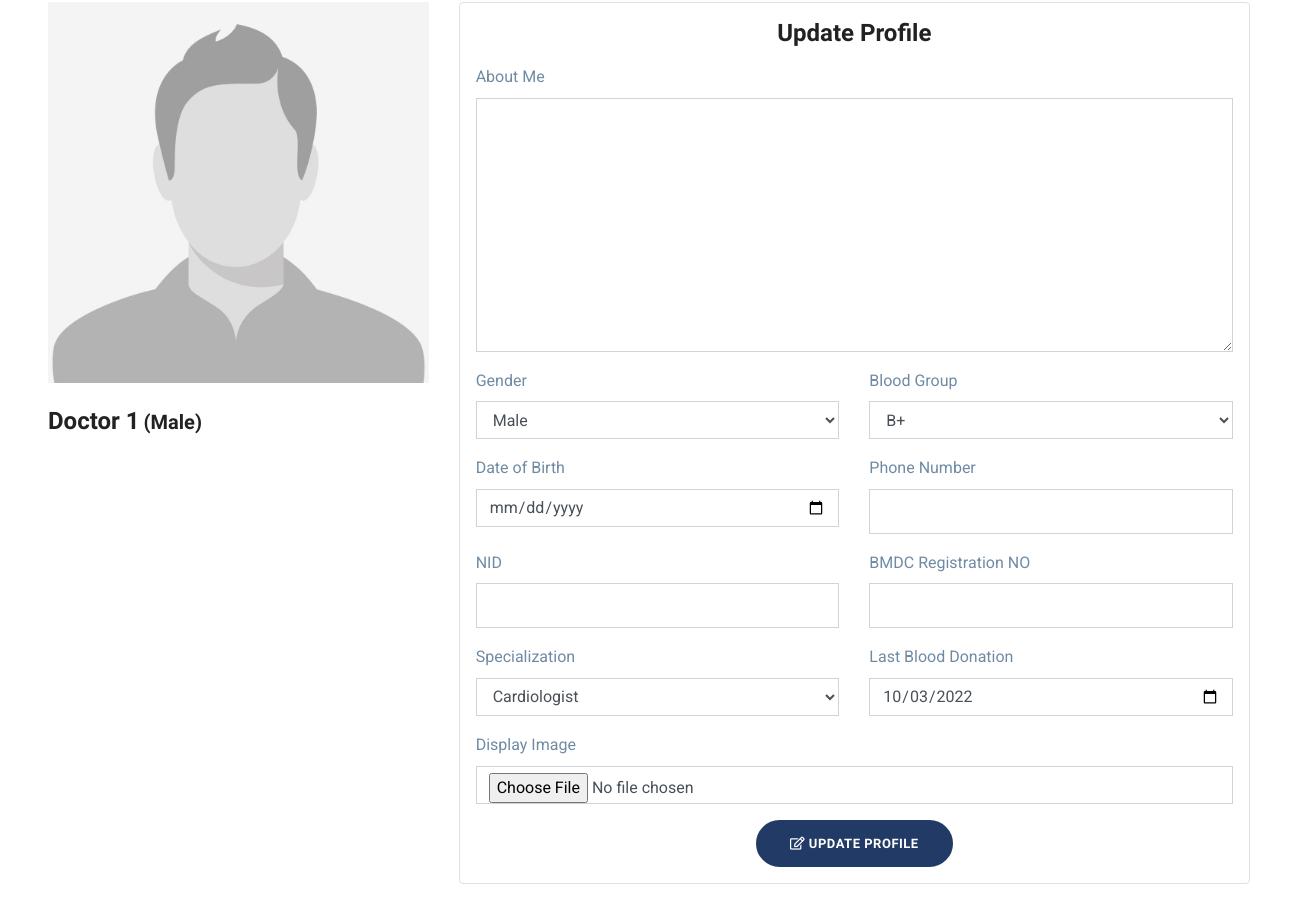
/update-doctor-profile (signed in, middle part), run on an earlier commit of the app's database.
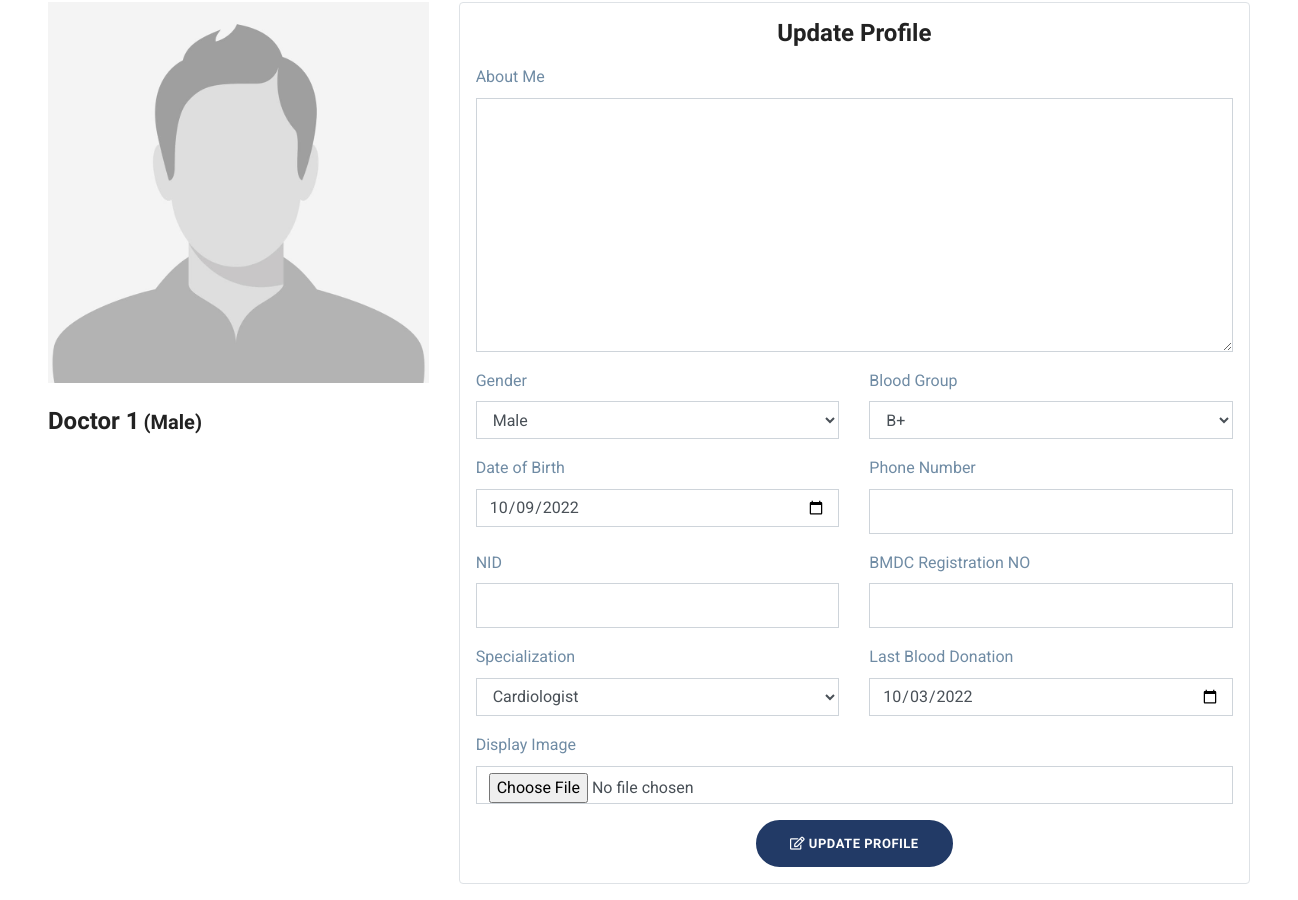
And on a later commit of the database.
### user_control/models.py (models this page shows, shortened)
class DoctorModel(models.Model):
    user = models.OneToOneField(UserModel, on_delete=models.CASCADE)
    bio = models.TextField(null=True, blank=True)
    image = models.ImageField(upload_to="images/users/", null=True, blank=True)
    gender = models.CharField(max_length=10, null=True, blank=True)
    blood_group = models.CharField(max_length=10, null=True, blank=True)
    date_of_birth = models.DateField(null=True, blank=True)
    phone = models.CharField(max_length=15, null=True, blank=True)
    NID = models.CharField(max_length=50, null=True, blank=True)
    specialization = models.ForeignKey(
        SpecializationModel, null=True, blank=True, on_delete=models.SET_NULL
    )
    BMDC_regNo = models.CharField(max_length=100, null=True, blank=True)
    last_donation = models.DateField(null=True, blank=True)
    created_at = models.DateTimeField(auto_now_add=True)
    updated_at = models.DateTimeField(auto_now=True)
    class Meta:
        verbose_name = "Doctor"
        verbose_name_plural = "Doctors"

class UserModel(AbstractBaseUser, PermissionsMixin):
    email = models.EmailField(max_length=255, unique=True)
    name = models.CharField(max_length=255)
    is_patient = models.BooleanField(default=False)
    is_doctor = models.BooleanField(default=False)
    is_active = models.BooleanField(default=True)
    is_staff = models.BooleanField(default=False)
    is_admin = models.BooleanField(default=False)
    is_superuser = models.BooleanField(default=False)
    date_joined = models.DateTimeField(auto_now_add=True)
    USERNAME_FIELD = "email"
    REQUIRED_FIELDS = ["name"]
    objects = MyUserManager()
    class Meta:
        verbose_name = "User"
        verbose_name_plural = "Users"

### user_control/views.py (the view, shortened to what this page needs)
# urls.py: path("update-doctor-profile", doctor_edit_profile, name="doctor-edit-profile"),
@login_required(login_url="login")
def doctor_edit_profile(request):
    user = request.user
    profile = DoctorModel.objects.get(user=user)
    form = DoctorEditProfileForm(instance=profile)
    context = {
        "form": form,
        "profile": profile,
    }
    return render(request, "pages/user-control/edit-profile.html", context)

### user_control/forms.py
class DoctorEditProfileForm(ModelForm):
    image = forms.ImageField(
        required=False,
        error_messages={"invalid": "Image files only"},
        widget=forms.FileInput,
    )
    gender = forms.CharField(widget=forms.Select(choices=GENDER_CHOICES))
    blood_group = forms.CharField(widget=forms.Select(choices=BLOOD_GROUP_CHOICES))
    date_of_birth = forms.DateField(
        required=False, widget=forms.DateInput(attrs={"type": "date"})
    )
    last_donation = forms.DateField(
        required=False, widget=forms.DateInput(attrs={"type": "date"})
    )
    class Meta:
        model = DoctorModel
        fields = "__all__"
        exclude = ["user", "created_at", "updated_at"]

### user_control/models.py (called while the page is built)
    def __str__(self):
        return self.specialization

### templates/pages/user-control/edit-profile.html (shortened to what the changed rows need)
{% extends "base.html" %}
{% load static %}
{% load widget_tweaks %}
{% block content %}
<div class="container-fluid p-5">
    {% if user.is_doctor %}
    <div class="row">
        <div class="col-lg-4 col-md-6">
            <div class="doctor-img-block">
                {% if profile.image %}
                <img src="{{ profile.image.url }}" alt="{{ user.name }}" class="img-fluid w-100">
                {% else %}
                <img src="{% static 'images/placeholders/user-placeholder.jpg' %}" alt="{{ user.name }}"
                     class="img-fluid w-100">
                {% endif %}
                <div class="info-block mt-4">
                    <p class="mb-1">
                        <span class="h3">{{ profile.user.name }}</span>
                        {% if profile.gender %}<span class="h5">({{ profile.gender }})</span>{% endif %}
                    </p>
                </div>
            </div>
        </div>
        <div class="col-lg-8 col-md-6">
            <div class="row">
                <div class="col-lg-12 col-md-12 col-sm-12">
                    <form class="p-3 border rounded" enctype="multipart/form-data"  method="post">
                        <h3 class="text-center mb-3">Update Profile</h3>
                        <div class="row">
                            <div class="col-lg-12">
                                <div class="form-group">
                                    <label>About Me</label>
                                    {{ form.bio|add_class:"form-control"|attr:"autofocus" }}
                                </div>
                            </div>
                        </div>
                        <div class="row">
                            <div class="col-lg-6">
                                <div class="form-group">
                                    <label>Gender</label>
                                    {{ form.gender|add_class:"form-control" }}
                                </div>
                            </div>
                            <div class="col-lg-6">
                                <div class="form-group">
                                    <label>Blood Group</label>
                                    {{ form.blood_group|add_class:"form-control" }}
                                </div>
                            </div>
                        </div>
                        <div class="row">
                            <div class="col-lg-6">
                                <div class="form-group">
                                    <label>Date of Birth</label>
                                    {{ form.date_of_birth|add_class:"form-control" }}
                                </div>
                            </div>
                            <div class="col-lg-6">
                                <div class="form-group">
                                    <label>Phone Number</label>
                                    {{ form.phone|add_class:"form-control" }}
                                </div>
                            </div>
                        </div>
                        <div class="row">
                            <div class="col-lg-6">
                                <div class="form-group">
                                    <label>NID</label>
                                    {{ form.NID|add_class:"form-control" }}
                                </div>
                            </div>
                            <div class="col-lg-6">
                                <div class="form-group">
                                    <label>BMDC Registration NO</label>
                                    {{ form.BMDC_regNo|add_class:"form-control" }}
                                </div>
                            </div>
                        </div>
                        <div class="row">
                            <div class="col-lg-6">
                                <div class="form-group">
                                    <label>Specialization</label>
                                    {{ form.specialization|add_class:"form-control" }}
                                </div>
                            </div>
                            <div class="col-lg-6">
                                <div class="form-group">
                                    <label>Last Blood Donation</label>
                                    {{ form.last_donation|add_class:"form-control" }}
                                </div>
                            </div>
                        </div>
                        <div class="row">
                            <div class="col-lg-12">
                                <div class="form-group">
                                    <label>Display Image</label>
                                    {{ form.image|add_class:"form-control" }}
                                </div>
                            </div>
                        </div>
                        <div class="text-center">
                            <button class="btn btn-main btn-round-full" type="submit">
                                <i class="far fa-edit"></i><span> Update Profile</span>
                            </button>
                        </div>
                    </form>
                </div>
            </div>
        </div>
    </div>
    {% endif %}
</div>
{% endblock %}

What changed in the data, as far as the page shows it:
changed DoctorModel "Male": date_of_birth (not shown) → "10/09/2022"
